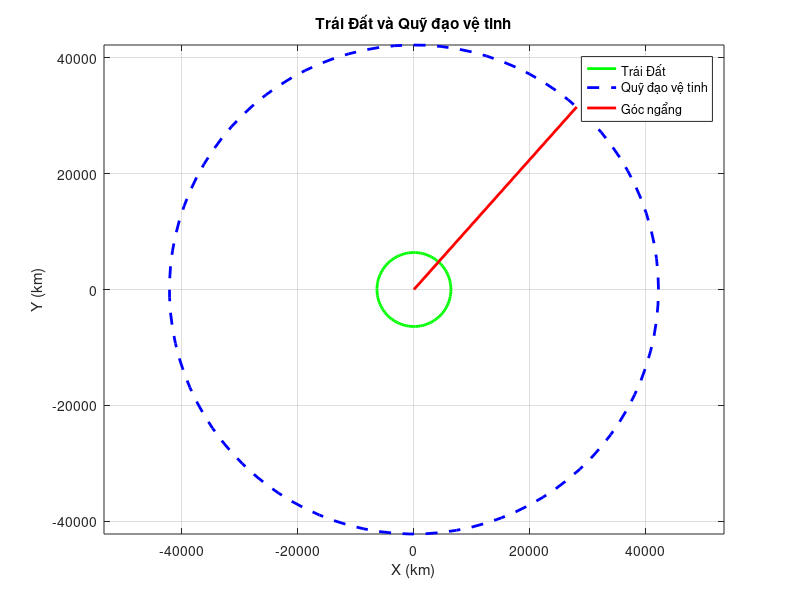

The MATLAB script that drew this image:
% Thông số đầu vào
R_E = 6378;  % Bán kính Trái Đất (km)
h = 35786;   % Khoảng cách từ Trái Đất tới vệ tinh (km)
a = input('Nhập vĩ độ trạm phát Hà Nội (độ Bắc): ');  % Nhập vĩ độ trạm phát
b = input('Nhập kinh độ trạm phát Hà Nội (độ Đông): '); % Nhập kinh độ trạm phát
f = 6;       % Tần số truyền (GHz)
R_bit = 8e6; % Tốc độ bit (8 Mbps)
P_tx = input('Nhập công suất phát (W): ');  % Công suất phát (W)
Ha = 0.1;    % Mực nước biển (km)
H_rain = 5;  % Chiều cao tầng mưa (km)
alpha = 3;   % Hệ số suy hao mưa (dB/km)
eta = 0.5;   % Hiệu suất anten
D_tx = 13;   % Đường kính anten trạm phát (m)
D_rx = 4;    % Đường kính anten vệ tinh (m)
L_tx = 1;    % Suy hao trạm phát (dB)
L_rx = 1;    % Suy hao thu (dB)
T = 900;     % Nhiệt độ tạp âm (K)
k = 1.38e-23; % Hằng số Boltzmann
M = 4;       % Số mức tín hiệu cho 4-QAM

% Tính khoảng cách từ trạm Hà Nội tới vệ tinh
phi_cos = cosd(a) * cosd(b - 132);  % Góc cos giữa trạm và vệ tinh
d = sqrt(R_E^2 + (R_E + h)^2 - 2 * R_E * (R_E + h) * phi_cos);  % Khoảng cách d (km)

% Tính góc ngẩng
theta = asind((R_E + h) * sind(55) / d);  % Tính góc ngẩng (độ)

% Tính suy hao không gian tự do (Lfs)
Lfs = 92.44 + 20 * log10(d) + 20 * log10(f);

% Tính khoảng cách hiệu dụng của mưa Dr và suy hao mưa Lrain
Dr = (H_rain - Ha) / sind(theta);  % Khoảng cách hiệu dụng của mưa (km)
Lrain = alpha * Dr;  % Suy hao mưa (dB)

% Tổng suy hao
L_total = Lfs + L_tx + Lrain + L_rx;

% Tính cường độ tín hiệu anten
G_tx = 10 * log10(eta * (pi * D_tx * f / (3e8))^2);  % Tăng ích anten phát (dB)
G_rx = 10 * log10(eta * (pi * D_rx * f / (3e8))^2);  % Tăng ích anten thu (dB)

% Tính công suất nhận tại vệ tinh (Prx)
EIRP = 10 * log10(P_tx) + G_tx;  % Công suất bức xạ đẳng hướng hiệu dụng
P_rx = EIRP + G_rx - L_total;   % Công suất nhận tại vệ tinh (dBW)

% Tính tỷ số C/N và C/N0
P_N = 10 * log10(k * T);  % Công suất tạp âm (dBW)
C_N = P_rx - P_N;         % Tỷ số tín hiệu trên nhiễu (dB)
C_N0 = C_N - 10 * log10(R_bit);  % Tỷ số tín hiệu trên tạp âm đơn vị băng thông (dB-Hz)
E_b_N0 = C_N0 - 10 * log10(R_bit / log2(M));  % Tỷ số năng lượng bit trên tạp âm (dB)

% In kết quả
fprintf('Khoảng cách từ trạm Hà Nội tới vệ tinh (d) = %.4f km\n', d);
fprintf('Góc ngẩng (theta) = %.4f độ\n', theta);
fprintf('Tăng ích anten phát (G_tx) = %.4f dB\n', G_tx);
fprintf('Tăng ích anten thu (G_rx) = %.4f dB\n', G_rx);
fprintf('Công suất nhận tại vệ tinh (Prx) = %.4f dBW\n', P_rx);
fprintf('Công suất tạp âm (P_N) = %.4f dBW\n', P_N);
fprintf('Tỷ số tín hiệu trên nhiễu (C/N) = %.4f dB\n', C_N);
fprintf('Tỷ số tín hiệu trên tạp âm đơn vị băng thông (C/N0) = %.4f dB-Hz\n', C_N0);
fprintf('Tỷ số năng lượng bit trên tạp âm (E_b/N_0) = %.4f dB\n', E_b_N0);

% Các đồ thị mô phỏng
% Đồ thị trái đất và vệ tinh
theta_vals = linspace(0, 2 * pi, 100);
x_earth = R_E * cos(theta_vals);
y_earth = R_E * sin(theta_vals);

x_orbit = (R_E + h) * cos(theta_vals);
y_orbit = (R_E + h) * sin(theta_vals);

figure;
plot(x_earth, y_earth, 'g', 'LineWidth', 2);
hold on;
plot(x_orbit, y_orbit, 'b--', 'LineWidth', 2);
plot([0, (R_E + h) * cosd(theta)], [0, (R_E + h) * sind(theta)], 'r', 'LineWidth', 2);
legend('Trái Đất', 'Quỹ đạo vệ tinh', 'Góc ngẩng');
grid on;
axis equal;
xlabel('X (km)');
ylabel('Y (km)');
title('Trái Đất và Quỹ đạo vệ tinh');
